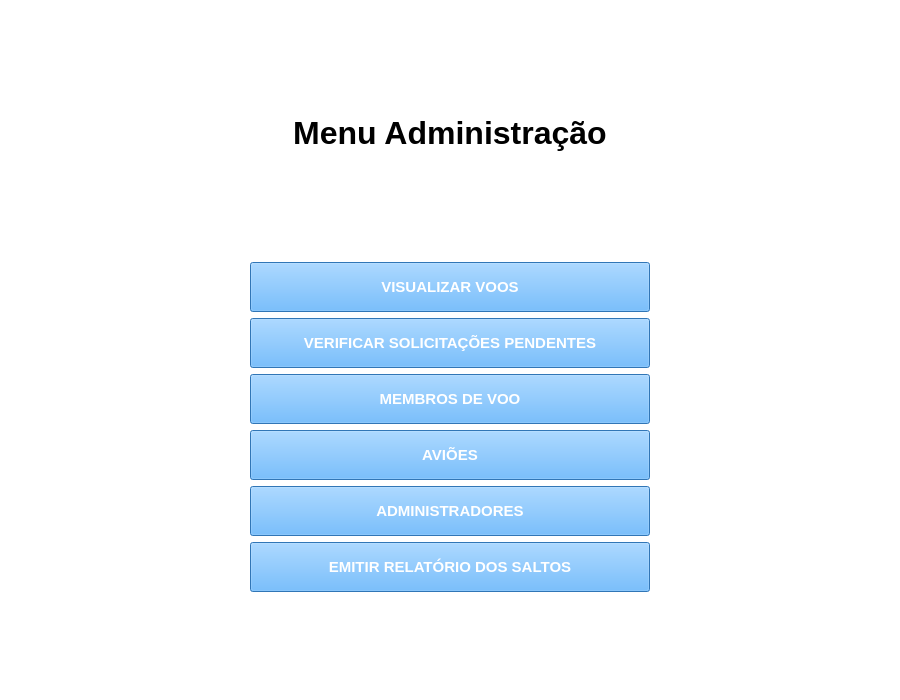
<?xml version="1.0" encoding="UTF-8"?>
<ui version="4.0">
 <class>MainWindow</class>
 <widget class="QMainWindow" name="MainWindow">
  <property name="geometry">
   <rect>
    <x>0</x>
    <y>0</y>
    <width>900</width>
    <height>700</height>
   </rect>
  </property>
  <property name="windowTitle">
   <string>Menu Administração</string>
  </property>
  <property name="styleSheet">
   <string notr="true">background-color: rgb(255, 255, 255)</string>
  </property>
  <widget class="QWidget" name="centralwidget">
   <layout class="QGridLayout" name="gridLayout">
    <item row="3" column="0">
     <widget class="QPushButton" name="pushButton">
      <property name="minimumSize">
       <size>
        <width>400</width>
        <height>50</height>
       </size>
      </property>
      <property name="maximumSize">
       <size>
        <width>400</width>
        <height>50</height>
       </size>
      </property>
      <property name="font">
       <font>
        <pointsize>11</pointsize>
        <weight>75</weight>
        <bold>true</bold>
       </font>
      </property>
      <property name="styleSheet">
       <string notr="true">color: rgb(255, 255, 255);
background-color: rgb(68, 165, 255)</string>
      </property>
      <property name="text">
       <string>VISUALIZAR VOOS</string>
      </property>
     </widget>
    </item>
    <item row="6" column="0">
     <widget class="QPushButton" name="pushButton_4">
      <property name="minimumSize">
       <size>
        <width>400</width>
        <height>50</height>
       </size>
      </property>
      <property name="maximumSize">
       <size>
        <width>400</width>
        <height>50</height>
       </size>
      </property>
      <property name="font">
       <font>
        <pointsize>11</pointsize>
        <weight>75</weight>
        <bold>true</bold>
       </font>
      </property>
      <property name="styleSheet">
       <string notr="true">color: rgb(255, 255, 255);
background-color: rgb(68, 165, 255)</string>
      </property>
      <property name="text">
       <string>AVIÕES</string>
      </property>
     </widget>
    </item>
    <item row="7" column="0">
     <widget class="QPushButton" name="admins">
      <property name="minimumSize">
       <size>
        <width>400</width>
        <height>50</height>
       </size>
      </property>
      <property name="maximumSize">
       <size>
        <width>400</width>
        <height>50</height>
       </size>
      </property>
      <property name="font">
       <font>
        <pointsize>11</pointsize>
        <weight>75</weight>
        <bold>true</bold>
       </font>
      </property>
      <property name="styleSheet">
       <string notr="true">color: rgb(255, 255, 255);
background-color: rgb(68, 165, 255)</string>
      </property>
      <property name="text">
       <string>ADMINISTRADORES</string>
      </property>
     </widget>
    </item>
    <item row="4" column="0">
     <widget class="QPushButton" name="pushButton_2">
      <property name="minimumSize">
       <size>
        <width>400</width>
        <height>50</height>
       </size>
      </property>
      <property name="maximumSize">
       <size>
        <width>400</width>
        <height>50</height>
       </size>
      </property>
      <property name="font">
       <font>
        <pointsize>11</pointsize>
        <weight>75</weight>
        <bold>true</bold>
       </font>
      </property>
      <property name="styleSheet">
       <string notr="true">color: rgb(255, 255, 255);
background-color: rgb(68, 165, 255)</string>
      </property>
      <property name="text">
       <string>VERIFICAR SOLICITAÇÕES PENDENTES</string>
      </property>
     </widget>
    </item>
    <item row="8" column="0">
     <widget class="QPushButton" name="pushButton_6">
      <property name="minimumSize">
       <size>
        <width>400</width>
        <height>50</height>
       </size>
      </property>
      <property name="maximumSize">
       <size>
        <width>400</width>
        <height>50</height>
       </size>
      </property>
      <property name="font">
       <font>
        <pointsize>11</pointsize>
        <weight>75</weight>
        <bold>true</bold>
       </font>
      </property>
      <property name="styleSheet">
       <string notr="true">color: rgb(255, 255, 255);
background-color: rgb(68, 165, 255)</string>
      </property>
      <property name="text">
       <string>EMITIR RELATÓRIO DOS SALTOS</string>
      </property>
     </widget>
    </item>
    <item row="1" column="0">
     <widget class="QLabel" name="title">
      <property name="minimumSize">
       <size>
        <width>400</width>
        <height>50</height>
       </size>
      </property>
      <property name="maximumSize">
       <size>
        <width>400</width>
        <height>50</height>
       </size>
      </property>
      <property name="font">
       <font>
        <pointsize>24</pointsize>
        <weight>75</weight>
        <bold>true</bold>
       </font>
      </property>
      <property name="text">
       <string>Menu Administração</string>
      </property>
      <property name="alignment">
       <set>Qt::AlignCenter</set>
      </property>
     </widget>
    </item>
    <item row="5" column="0">
     <widget class="QPushButton" name="membros_de_voo">
      <property name="minimumSize">
       <size>
        <width>400</width>
        <height>50</height>
       </size>
      </property>
      <property name="maximumSize">
       <size>
        <width>400</width>
        <height>50</height>
       </size>
      </property>
      <property name="font">
       <font>
        <pointsize>11</pointsize>
        <weight>75</weight>
        <bold>true</bold>
       </font>
      </property>
      <property name="styleSheet">
       <string notr="true">color: rgb(255, 255, 255);
background-color: rgb(68, 165, 255)</string>
      </property>
      <property name="text">
       <string>MEMBROS DE VOO</string>
      </property>
     </widget>
    </item>
    <item row="0" column="0">
     <spacer name="verticalSpacer">
      <property name="orientation">
       <enum>Qt::Vertical</enum>
      </property>
      <property name="sizeHint" stdset="0">
       <size>
        <width>20</width>
        <height>40</height>
       </size>
      </property>
     </spacer>
    </item>
    <item row="2" column="0">
     <spacer name="verticalSpacer_2">
      <property name="orientation">
       <enum>Qt::Vertical</enum>
      </property>
      <property name="sizeHint" stdset="0">
       <size>
        <width>20</width>
        <height>40</height>
       </size>
      </property>
     </spacer>
    </item>
    <item row="9" column="0">
     <spacer name="verticalSpacer_3">
      <property name="orientation">
       <enum>Qt::Vertical</enum>
      </property>
      <property name="sizeHint" stdset="0">
       <size>
        <width>20</width>
        <height>40</height>
       </size>
      </property>
     </spacer>
    </item>
   </layout>
  </widget>
 </widget>
 <resources/>
 <connections/>
</ui>
